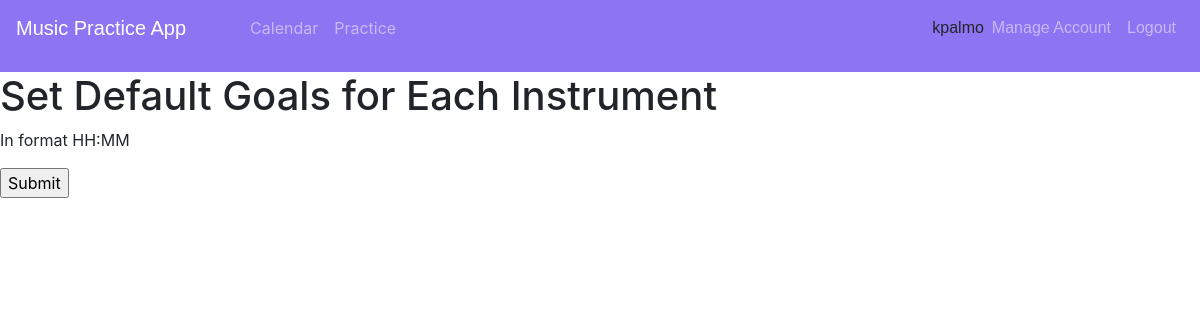
The app's page /defaultGoals (signed in), older data.
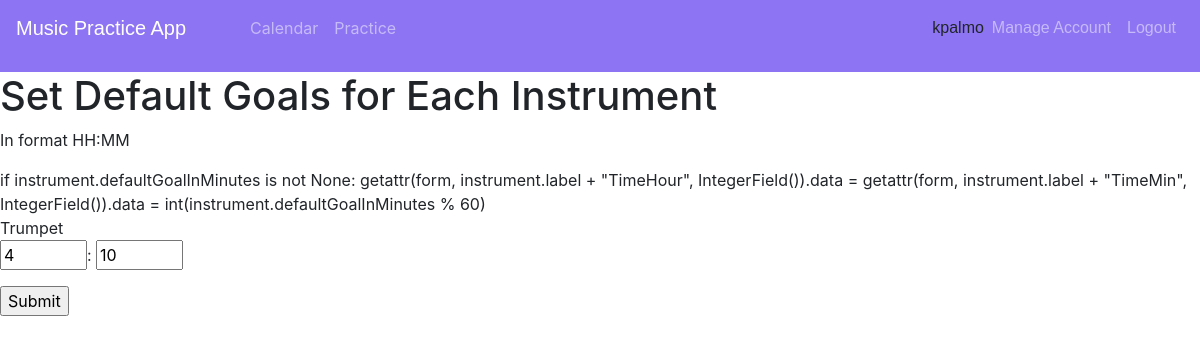
The same page, newer data.
### app/models.py (models this page shows, shortened)
class User(UserMixin, db.Model):
    id = db.Column(db.Integer, primary_key=True)
    username = db.Column(db.String(64), index=True, unique=True)
    email = db.Column(db.String(120), index=True, unique=True)
    password_hash = db.Column(db.String(128))
    instruments = db.relationship('Instrument', backref='venue', lazy='dynamic')

class Instrument(db.Model):
    id = db.Column(db.Integer, primary_key=True)
    label = db.Column(db.String(64), index=True, unique=True)
    userId = db.Column(db.Integer, db.ForeignKey('user.id'))
    defaultGoalInMinutes = db.Column(db.Integer)
    regiments = db.relationship('Regiment', backref='venue', lazy='dynamic')

### app/routes.py (the view, shortened to what this page needs)
@app.route('/defaultGoals', methods=['GET', 'POST'])
@login_required
def defaultGoals():
    class FormClass(FlaskForm):
        submit = SubmitField('Submit')
    for instrument in current_user.instruments:
        setattr(FormClass, instrument.label + "TimeHour", IntegerField())
        setattr(FormClass, instrument.label + "TimeMin", IntegerField())
    form = FormClass()
    return render_template('defaultGoals.html', title='Set Default Goals', form=form,
                           instruments=current_user.instruments)

### app/routes.py
    class FormClass(FlaskForm):
        submit = SubmitField('Submit')

### app/models.py (called while the page is built)
@login.user_loader
def load_user(id):
    return User.query.get(int(id))

### app/templates/defaultGoals.html (shortened to what this page needs)
{% extends "base.html" %}
{% block content %}
    <h1>Set Default Goals for Each Instrument</h1>
    <p>In format HH:MM</p>
    <form action="" method="post">
        {% for instrument in instruments %}
        if instrument.defaultGoalInMinutes is not None:
            getattr(form, instrument.label + "TimeHour", IntegerField()).data =
            getattr(form, instrument.label + "TimeMin", IntegerField()).data = int(instrument.defaultGoalInMinutes % 60)
            <p>
                {{ instrument.label }}<br>
                {{ form|attr(instrument.label+"TimeHour")(min="0", max="23", size=32, value=instrument.defaultGoalInMinutes//60) }}:
                {{ form|attr(instrument.label+"TimeMin")(min="0", max="59", size=32, value=instrument.defaultGoalInMinutes%60) }}
            </p>
        {% endfor %}
        <p>{{ form.submit() }}</p>
    </form>
{% endblock %}

### app/templates/base.html (shortened to what this page needs)
<!DOCTYPE html>
<html lang="en">
<head>
    <link rel="stylesheet" href="https://cdn.jsdelivr.net/npm/bootstrap@4.5.3/dist/css/bootstrap.min.css"
>
    <link rel="stylesheet" type="text/css" href="/static/css/style.css">
</head>
<body>
    <nav class="navbar navbar-expand-lg navbar-dark" style="background-color: #8d74f2">
        <a class="navbar-brand mr" href="/index">
            <p class="text">Music Practice App</p>
        </a>
        <ul class="collapse navbar-collapse" id="navbarSupportedContent">
            <ul class="navbar-nav">
{% if not current_user.is_anonymous %}
                <li class="nav-item">
                    <a class="nav-link" href="/calendar">Calendar</a>
                </li>
                <li class="nav-item">
                    <a class="nav-link" href="/practice">Practice</a>
                </li>
{% endif %}
            </ul>
            <ul class="navbar-nav ml-auto">
{% if current_user.is_anonymous %}
                <li class="nav-item">
                    <a class="nav-link text" href="/login">Login</a>
                </li>
    <li class="nav-item">
                    <a class="nav-link text" href="/register">Register</a>
                </li>
{% else %}
                <li class="nav-item mt-2" style="font-family: signika, sans-serif">{{ current_user.username }}</li>
                <li class="nav-item">
                    <a class="nav-link text" href="/account">Manage Account</a>
                </li>
                <li class="nav-item">
                    <a class="nav-link text" href="/logout">Logout</a>
                </li>
{% endif %}
            </ul>
        </ul>
    </nav>
    {% block content %}{% endblock %}
</body>
</html>

### app/static/css/style.css (style rules this page uses)
.text { font-family: 'signika', sans-serif; }
html, body { height: 100%; min-height: 100%; }

Row changes from the older to the newer data that the page shows:
added Instrument: label "Trumpet", label "4", label "10"
